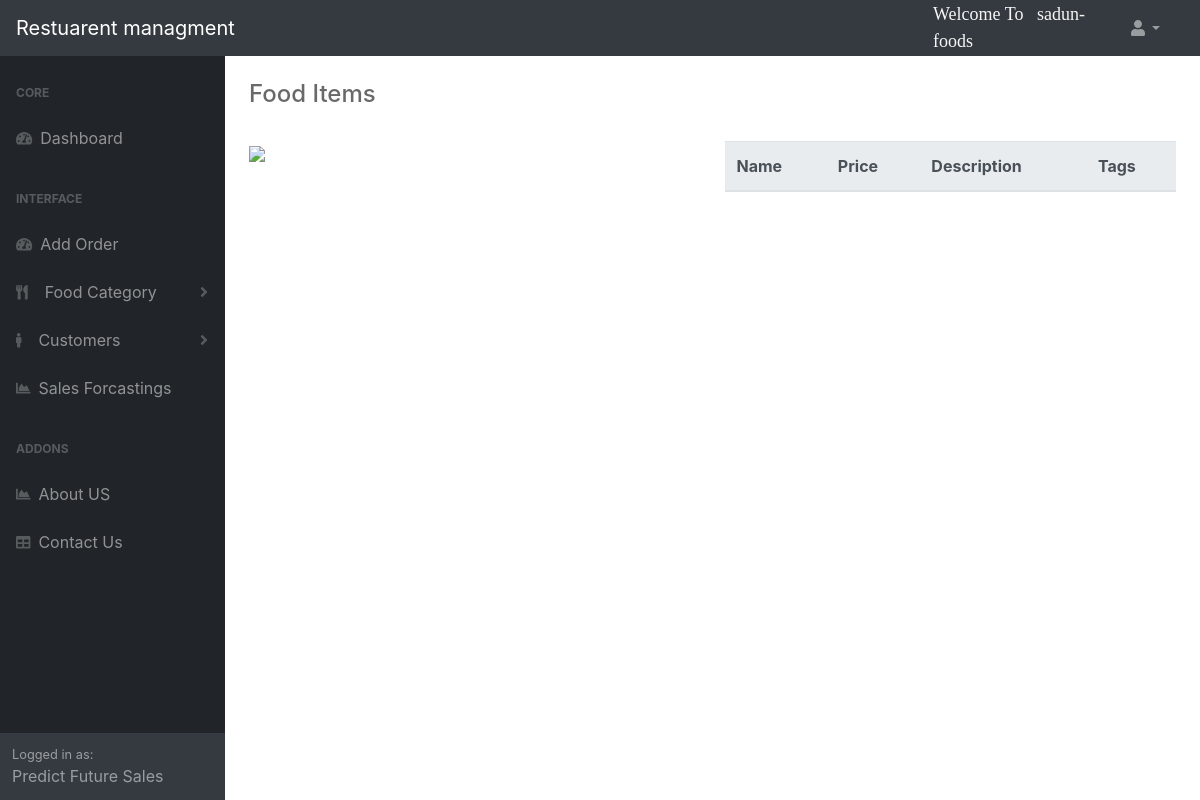
Before: /meals/ (signed in) with the older database file.
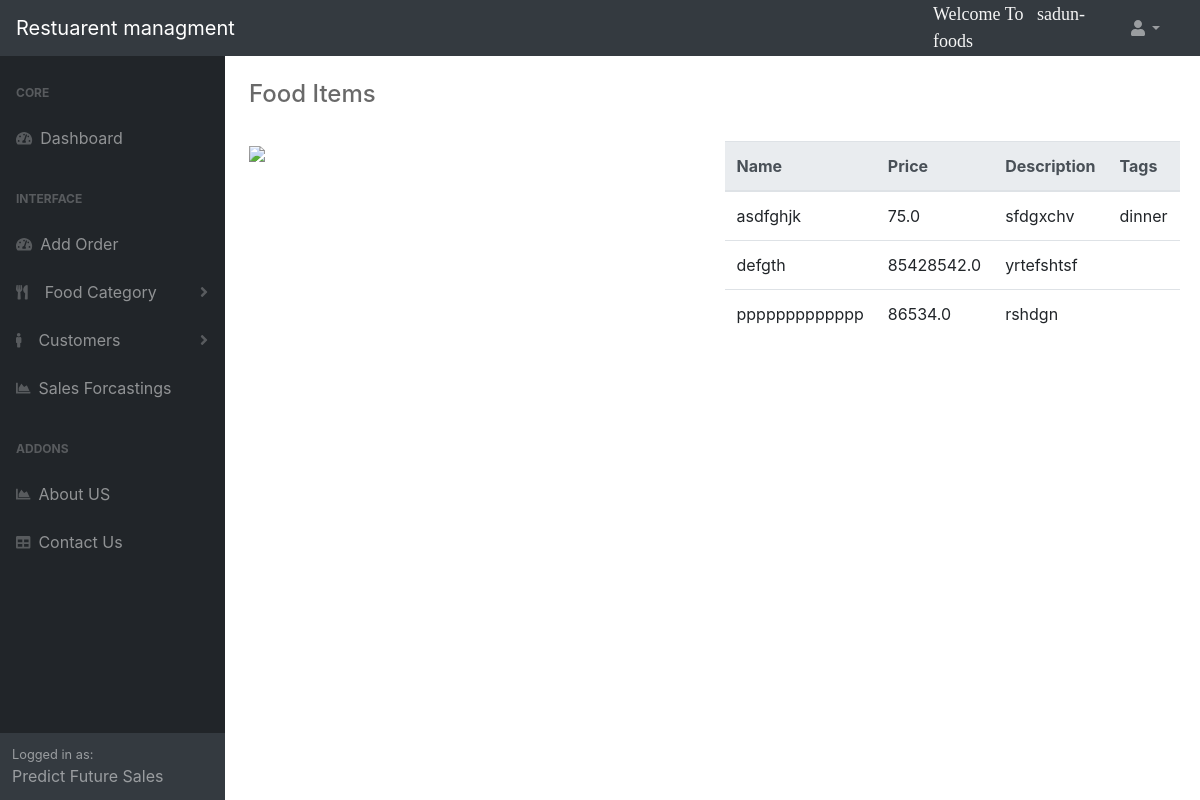
After: the same page with the newer database file.
### accounts/models.py (models this page shows, shortened)
class Meal(models.Model):
		meal_name=models.CharField(max_length=200, null=True)
		price = models.FloatField(null=True)
		description = models.CharField(max_length=200, null=True)
		tags = models.ManyToManyField(Tag)
		user = models.ForeignKey(User,on_delete=models.CASCADE)

class Tag(models.Model):
		name = models.CharField(max_length=200, null=True)
		def __str__(self):
			return self.name

### accounts/views.py (the view)
# urls.py: path('meals/',views.meals, name="goto_foods_page"),
@login_required(login_url='log')
def meals(request):
	meals = Meal.objects.filter(user=request.user)
	return render(request, 'meals.html', {'meals':meals})

### accounts/templates/meals.html
{%  extends 'main.html' %}
      {% block content %}
           {%  include 'navbar.html' %}
            {%  include 'side_menu_bar.html' %}
                <div id="layoutSidenav_content">
                    <main>
                        <div class="container-fluid">
                            <h4 class="mt-4" style="color:dimgray">Food Items</h1>
                        <br>
            <div class=" row">
                <div class="col-md-6">
                    <img src="https://static.toiimg.com/photo/76179976.cms" style="width: 100%;">
                </div>
            <div class="col-md-6">
                <table class="table">
                    <thead class="thead-light ">
                    <tr>
                        <th scope="col">Name</th>
                        <th scope="col">Price</th>
                        <th scope="col">Description</th>
                        <th scope="col">Tags</th>
                    </tr>
                    </thead>
                    <tbody>
                        {% for i in meals %}
                            <tr>
                                <td>{{i.meal_name}}</td>
                                <td>{{i.price}}</td>
                                <td>{{i.description}}</td>
                                <td>
                                    {% for t in i.tags.all %}
                                        {{t}}
                                    {% endfor %}
                                </td>
                            </tr>
                        {% endfor %}
                    </tbody>
                </table>
            </div>
          </div>
        {% endblock  %}

Changed rows visible on the page:
added Meal: meal_name "asdfghjk", price "75.0", description "sfdgxchv"
now on this page (row unchanged): Tag: name "dinner"
added Meal: meal_name "defgth", price "85428542.0", description "yrtefshtsf"
added Meal: meal_name "ppppppppppppp", price "86534.0", description "rshdgn"
